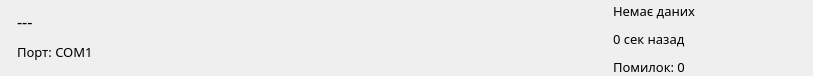
<?xml version="1.0" encoding="UTF-8"?>
<ui version="4.0">
 <class>SettingsDeviceItem</class>
 <widget class="QWidget" name="SettingsDeviceItem">
  <property name="geometry">
   <rect>
    <x>0</x>
    <y>0</y>
    <width>813</width>
    <height>72</height>
   </rect>
  </property>
  <property name="windowTitle">
   <string>Form</string>
  </property>
  <layout class="QHBoxLayout" name="horizontalLayout">
   <property name="spacing">
    <number>0</number>
   </property>
   <property name="leftMargin">
    <number>0</number>
   </property>
   <property name="topMargin">
    <number>0</number>
   </property>
   <property name="rightMargin">
    <number>0</number>
   </property>
   <property name="bottomMargin">
    <number>0</number>
   </property>
   <item>
    <layout class="QGridLayout" name="gridLayout">
     <property name="spacing">
      <number>10</number>
     </property>
     <item row="1" column="3">
      <widget class="QLabel" name="labelLastUpdate">
       <property name="font">
        <font>
         <family>Cascadia Code</family>
         <pointsize>10</pointsize>
        </font>
       </property>
       <property name="text">
        <string>0 сек назад</string>
       </property>
      </widget>
     </item>
     <item row="0" column="3">
      <widget class="QLabel" name="labelDeviceStatus">
       <property name="minimumSize">
        <size>
         <width>100</width>
         <height>0</height>
        </size>
       </property>
       <property name="font">
        <font>
         <family>Cascadia Code</family>
         <pointsize>10</pointsize>
         <bold>false</bold>
        </font>
       </property>
       <property name="text">
        <string>Немає даних</string>
       </property>
       <property name="alignment">
        <set>Qt::AlignmentFlag::AlignBottom|Qt::AlignmentFlag::AlignLeading|Qt::AlignmentFlag::AlignLeft</set>
       </property>
      </widget>
     </item>
     <item row="0" column="2">
      <spacer name="horizontalSpacer">
       <property name="orientation">
        <enum>Qt::Orientation::Horizontal</enum>
       </property>
       <property name="sizeHint" stdset="0">
        <size>
         <width>40</width>
         <height>20</height>
        </size>
       </property>
      </spacer>
     </item>
     <item row="2" column="3">
      <widget class="QLabel" name="labelErrorCount">
       <property name="font">
        <font>
         <family>Cascadia Code</family>
         <pointsize>10</pointsize>
        </font>
       </property>
       <property name="text">
        <string>Помилок: 0</string>
       </property>
       <property name="alignment">
        <set>Qt::AlignmentFlag::AlignLeading|Qt::AlignmentFlag::AlignLeft|Qt::AlignmentFlag::AlignTop</set>
       </property>
      </widget>
     </item>
     <item row="0" column="1" rowspan="3">
      <layout class="QVBoxLayout" name="verticalLayout">
       <property name="spacing">
        <number>10</number>
       </property>
       <property name="leftMargin">
        <number>0</number>
       </property>
       <property name="rightMargin">
        <number>0</number>
       </property>
       <item>
        <widget class="QLabel" name="labelDeviceName">
         <property name="font">
          <font>
           <family>Cascadia Code</family>
           <pointsize>12</pointsize>
           <bold>false</bold>
          </font>
         </property>
         <property name="text">
          <string>---</string>
         </property>
         <property name="alignment">
          <set>Qt::AlignmentFlag::AlignBottom|Qt::AlignmentFlag::AlignLeading|Qt::AlignmentFlag::AlignLeft</set>
         </property>
        </widget>
       </item>
       <item>
        <widget class="QLabel" name="labelDevicePort">
         <property name="font">
          <font>
           <family>Cascadia Code</family>
           <pointsize>10</pointsize>
          </font>
         </property>
         <property name="text">
          <string>Порт: COM1</string>
         </property>
         <property name="alignment">
          <set>Qt::AlignmentFlag::AlignLeading|Qt::AlignmentFlag::AlignLeft|Qt::AlignmentFlag::AlignTop</set>
         </property>
        </widget>
       </item>
      </layout>
     </item>
     <item row="0" column="5" rowspan="3">
      <widget class="QPushButton" name="pushButtonSettings">
       <property name="minimumSize">
        <size>
         <width>40</width>
         <height>40</height>
        </size>
       </property>
       <property name="maximumSize">
        <size>
         <width>40</width>
         <height>40</height>
        </size>
       </property>
       <property name="toolTip">
        <string>Налаштування приладу</string>
       </property>
       <property name="text">
        <string/>
       </property>
       <property name="icon">
        <iconset theme="document-properties"/>
       </property>
       <property name="flat">
        <bool>true</bool>
       </property>
      </widget>
     </item>
     <item row="0" column="0" rowspan="3">
      <widget class="QLabel" name="labelIsActive">
       <property name="maximumSize">
        <size>
         <width>20</width>
         <height>20</height>
        </size>
       </property>
       <property name="text">
        <string/>
       </property>
       <property name="pixmap">
        <pixmap resource="../../../assets/res.qrc">:/icons/png/old/okCheck.png</pixmap>
       </property>
       <property name="scaledContents">
        <bool>true</bool>
       </property>
      </widget>
     </item>
     <item row="0" column="4" rowspan="3">
      <widget class="QPushButton" name="pushButtonThreshold">
       <property name="enabled">
        <bool>false</bool>
       </property>
       <property name="minimumSize">
        <size>
         <width>40</width>
         <height>40</height>
        </size>
       </property>
       <property name="maximumSize">
        <size>
         <width>40</width>
         <height>40</height>
        </size>
       </property>
       <property name="toolTip">
        <string>Порогові значення приладу</string>
       </property>
       <property name="text">
        <string/>
       </property>
       <property name="icon">
        <iconset resource="../../../assets/res.qrc">
         <normaloff>:/icons/svg/bs5/sliders2-vertical.svg</normaloff>:/icons/svg/bs5/sliders2-vertical.svg</iconset>
       </property>
       <property name="flat">
        <bool>true</bool>
       </property>
      </widget>
     </item>
    </layout>
   </item>
  </layout>
 </widget>
 <resources>
  <include location="../../../assets/res.qrc"/>
 </resources>
 <connections/>
</ui>
